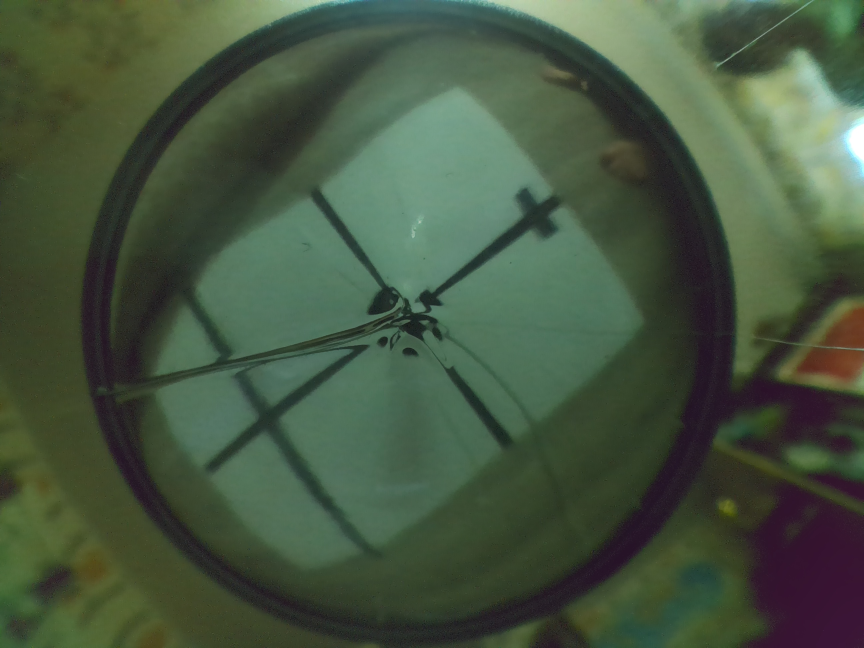
#> input picture Images/New1.jpg, 2592 x 1944 px (shown at 1/3 size); its folder holds only this picture in this run
$ python -i sector_analyzer.py   (imports and definitions only)
#> lines starting #> are read from the running program, lines starting #| are printed output that depends on the picture; after the words box and inside, x2 and y2 are one past the last pixel; in counts of white or black regions, pixels touching at a corner belong together
'''
Анализирует изображения 1.png, 2.png, 3.png, 4.png из папки Output и сохраняет данные в .json файл
'''

# =============================================================================
# DEBUG FLAG
# =============================================================================
DEBUG = True  # Set to False to disable debug output

import cv2
import numpy as np
import os
import json
import glob
import logging
from datetime import datetime

# --- Пороговые значения для настройки (в пикселях) ---
BLACK_AREA_FLOOR_THRESHOLD = 10000
BLACK_AREA_MIN_THRESHOLD = 10000
GREEN_AREA_THRESHOLD = 500


def log_debug(text: str):
    """Вывести debug текст если DEBUG=True."""
    if DEBUG:
        timestamp = datetime.now().strftime('%H:%M:%S.%f')[:-3]
        prefix = f"[ANALYZE_DEBUG][{timestamp}]"
        print(f"{prefix} {text}")
        logging.debug(f"{prefix} {text}")


# [9 lines left out: function save_debug_mask, not called in this run]


def analyze_image(image_path):
    """
    Анализирует одно изображение и возвращает словарь с результатами.

    Args:
        image_path: Путь к изображению

    Returns:
        dict: Результаты анализа или None если ошибка
    """
#> called with image_path = 'Images/New1.jpg'
    log_debug(f"Analyzing image: {image_path}")

    img = cv2.imread(image_path)
#> img is the input picture: shape (1944, 2592, 3); mean B, G, R 64.5, 86, 69.9
    if img is None:
        log_debug(f"Failed to load image: {image_path}")
        return None

    h, w = img.shape[:2]
    log_debug(f"Image loaded: {w}x{h}")

    hsv = cv2.cvtColor(img, cv2.COLOR_BGR2HSV)
#> hsv: shape (1944, 2592, 3); mean H, S, V 61.9, 82.1, 87.8
    gray_img = cv2.cvtColor(img, cv2.COLOR_BGR2GRAY)
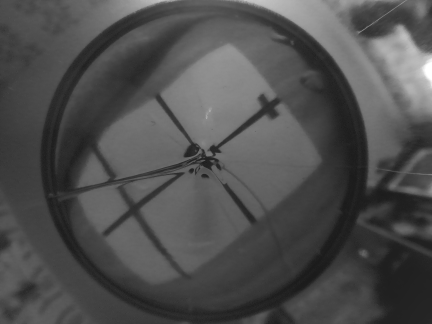
#> gray_img: shape (1944, 2592) (shown at 1/6 size); min 14, max 255, mean 78.8

    _, mask_black = cv2.threshold(gray_img, 80, 255, cv2.THRESH_BINARY_INV)
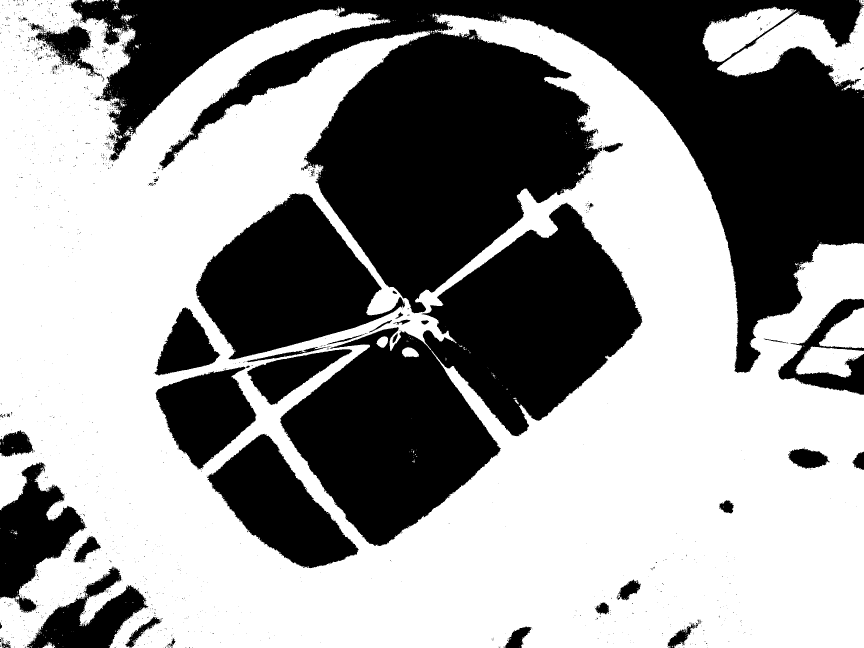
#> mask_black: shape (1944, 2592) (shown at 1/3 size); 58% white; 1894 black regions (1811 under 20 px), largest, box (x1, y1, x2, y2) and area: (213, 0, 2592, 1119) 1097167, (840, 608, 1927, 1638) 495340, (587, 579, 1215, 1078) 172141

    mask_blue = cv2.inRange(hsv, (90, 40, 40), (130, 255, 255))
#> mask_blue: shape (1944, 2592); 0.15% white; 74 white regions (58 under 20 px), largest, box (x1, y1, x2, y2) and area: (2518, 368, 2592, 548) 4003, (1032, 0, 1226, 22) 1962, (1295, 0, 1356, 10) 339
    mask_red1 = cv2.inRange(hsv, (0, 40, 40), (10, 255, 255))
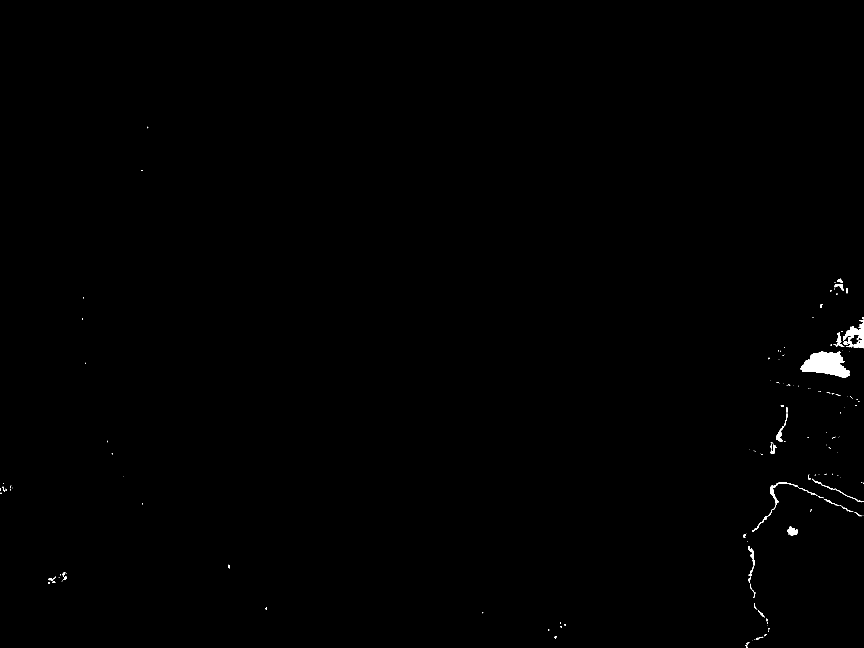
#> mask_red1: shape (1944, 2592) (shown at 1/3 size); 0.3% white; 173 white regions (123 under 20 px), largest, box (x1, y1, x2, y2) and area: (2400, 1054, 2550, 1133) 7206, (2530, 960, 2592, 1042) 1810, (2310, 1446, 2453, 1521) 744
    mask_red2 = cv2.inRange(hsv, (160, 40, 40), (180, 255, 255))
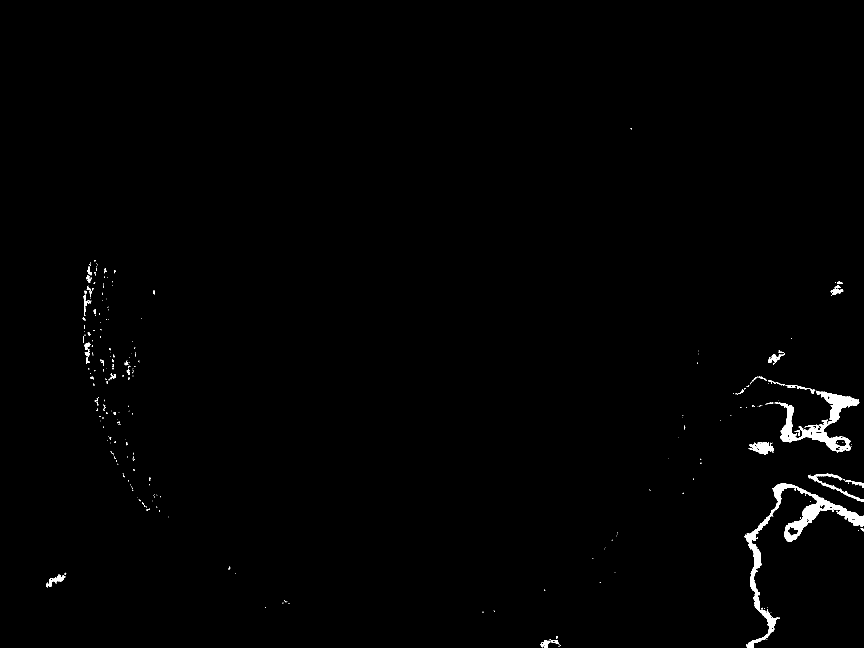
#> mask_red2: shape (1944, 2592) (shown at 1/3 size); 0.74% white; 374 white regions (314 under 20 px), largest, box (x1, y1, x2, y2) and area: (2234, 1450, 2592, 1944) 16418, (2324, 1172, 2578, 1358) 11581, (2426, 1421, 2592, 1504) 1535
    mask_red = cv2.bitwise_or(mask_red1, mask_red2)
#> mask_red: shape (1944, 2592); 1% white; 403 white regions (329 under 20 px), largest, box (x1, y1, x2, y2) and area: (2230, 1446, 2592, 1944) 19244, (2324, 1172, 2578, 1359) 12296, (2400, 1054, 2550, 1133) 7206

    # Суженный диапазон для зеленого (исключаем желтый)
    mask_green = cv2.inRange(hsv, (50, 130, 120), (100, 255, 255))
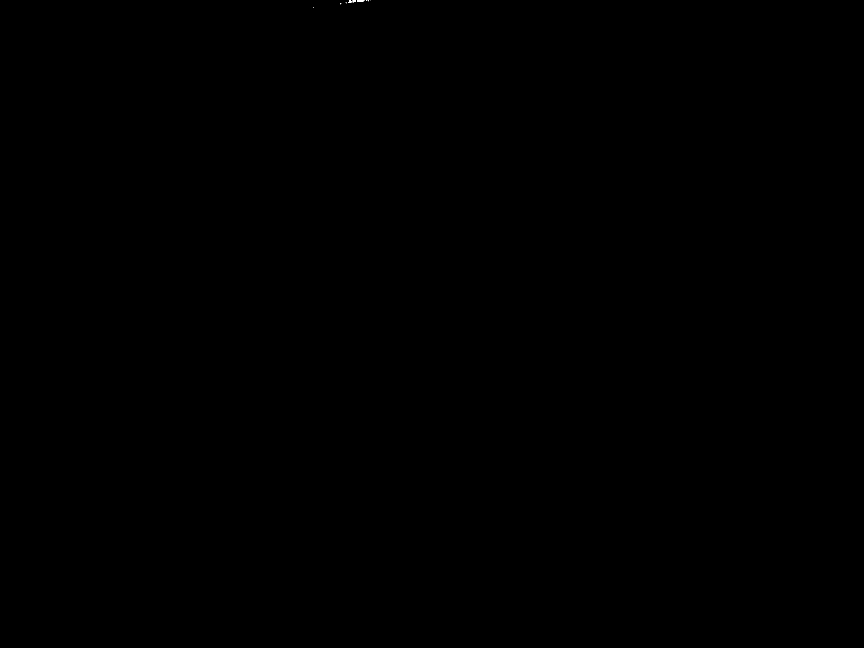
#> mask_green: shape (1944, 2592) (shown at 1/3 size); 0% white; 11 white regions (8 under 20 px), largest, box (x1, y1, x2, y2) and area: (1071, 0, 1094, 5) 95, (1044, 0, 1054, 9) 52, (1058, 0, 1068, 7) 44

    kernel = np.ones((3, 3), np.uint8)
    mask_black = cv2.morphologyEx(mask_black, cv2.MORPH_OPEN, kernel)
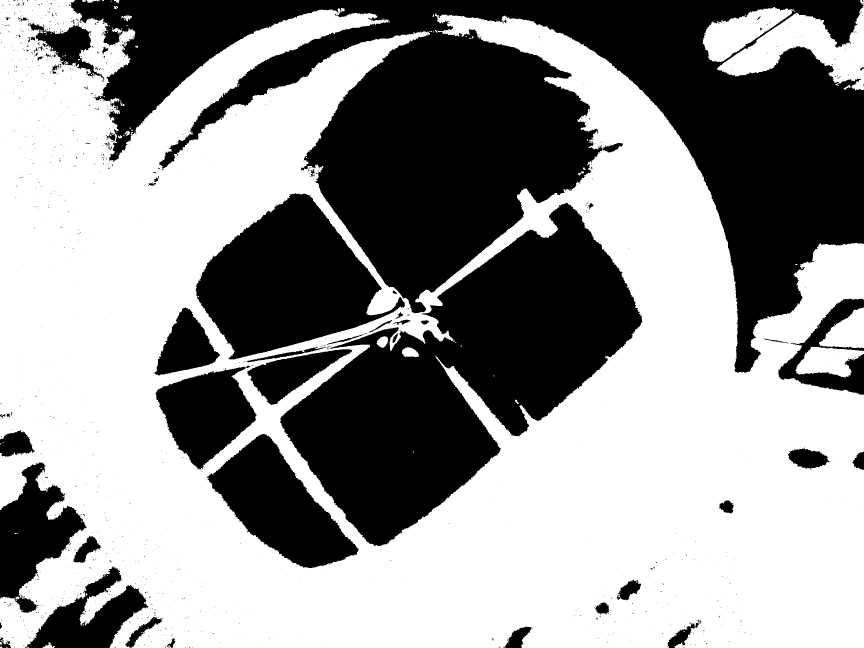
#> mask_black: shape (1944, 2592) (shown at 1/3 size); 57.7% white; 1209 black regions (1140 under 20 px), largest, box (x1, y1, x2, y2) and area: (208, 0, 2592, 1119) 1105352, (840, 608, 1927, 1638) 496365, (587, 579, 1215, 1078) 172444
    mask_blue = cv2.morphologyEx(mask_blue, cv2.MORPH_OPEN, kernel)
#> mask_blue: shape (1944, 2592); 0.13% white; 25 white regions (11 under 20 px), largest, box (x1, y1, x2, y2) and area: (2520, 383, 2592, 544) 3708, (1048, 0, 1189, 20) 1501, (1192, 0, 1226, 16) 318
    mask_red = cv2.morphologyEx(mask_red, cv2.MORPH_OPEN, kernel)
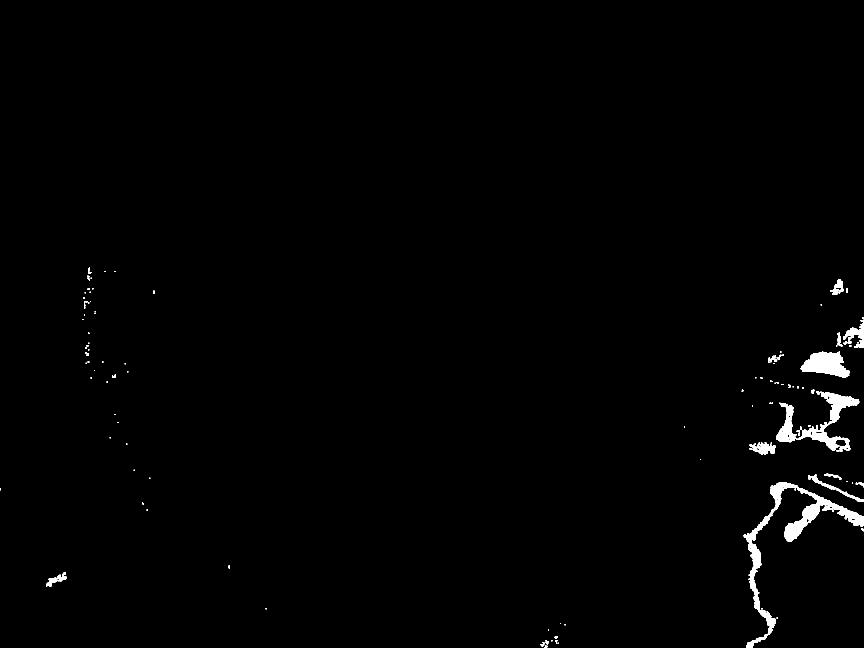
#> mask_red: shape (1944, 2592) (shown at 1/3 size); 0.95% white; 127 white regions (64 under 20 px), largest, box (x1, y1, x2, y2) and area: (2230, 1446, 2592, 1944) 18764, (2392, 1175, 2578, 1352) 8194, (2402, 1055, 2550, 1132) 7171
    mask_green = cv2.morphologyEx(mask_green, cv2.MORPH_OPEN, kernel)
#> mask_green: shape (1944, 2592); 0% white; 3 white regions

    # --- Черный ---
    black_area = cv2.countNonZero(mask_black)
#> black_area = 2908245
    if black_area > BLACK_AREA_FLOOR_THRESHOLD:
        black_status = "пол (много)"
    elif black_area < BLACK_AREA_MIN_THRESHOLD:
        black_status = "мало/нет"
    else:
        contours, _ = cv2.findContours(mask_black, cv2.RETR_EXTERNAL, cv2.CHAIN_APPROX_SIMPLE)
        is_line = False
        for cnt in contours:
            if cv2.contourArea(cnt) < 100:
                continue
            bw, bh = cv2.minAreaRect(cnt)[1]
            if bw > 0 and bh > 0 and max(bw, bh) / min(bw, bh) > 5:
                is_line = True
                break
        black_status = "линия" if is_line else "мало/нет"

    # --- Анализ фигур ---
    def analyze_shapes(mask):
        contours, _ = cv2.findContours(mask, cv2.RETR_EXTERNAL, cv2.CHAIN_APPROX_SIMPLE)
#> contours = 25 contours, 13 with area under 20; largest, box (x1, y1, x2, y2) and area: (2520, 383, 2592, 544) 3514, (1048, 0, 1189, 20) 1343, (1192, 0, 1226, 16) 272, (1296, 0, 1344, 10) 216, (1232, 0, 1256, 8) 126
        has_oval, has_rect = False, False

        for cnt in contours:
            area = cv2.contourArea(cnt)
            if area < 300:
                continue

            perimeter = cv2.arcLength(cnt, True)
            if perimeter == 0:
                continue

            circularity = 4 * np.pi * (area / (perimeter * perimeter))
            approx = cv2.approxPolyDP(cnt, 0.04 * perimeter, True)
            x, y, bw, bh = cv2.boundingRect(cnt)
            aspect = max(bw, bh) / min(bw, bh) if min(bw, bh) > 0 else 999

            if circularity > 0.6 and aspect < 2.5:
                has_oval = True

            if len(approx) == 4:
                hull_area = cv2.contourArea(cv2.convexHull(cnt))
                solidity = float(area) / hull_area if hull_area > 0 else 0
                if solidity > 0.8:
                    has_rect = True
#> this loop made 25 passes
#> area on passes 6, 8, 13, 15, 19, 21, 23, 24: 98, 39.5, 49.5, 45, 85.5, 216, 125.5, 271.5

        return has_oval, has_rect

    blue_oval, blue_rect = analyze_shapes(mask_blue)
#> blue_oval = False; blue_rect = False
    red_oval, red_rect = analyze_shapes(mask_red)
#> in analyze_shapes (call 2), `contours, _ = cv2.findContours(mask, cv2.RETR_EXTERNAL, cv2.CHAIN_APPR..`: contours = 127 contours, 87 with area under 20; largest, box (x1, y1, x2, y2) and area: (2230, 1446, 2592, 1944) 17764, (2392, 1175, 2578, 1352) 7846, (2402, 1055, 2550, 1132) 6949, (2330, 1208, 2390, 1327) 3224, (2248, 1327, 2328, 1364) 1520
#> the loop in analyze_shapes (call 2), `for cnt in contours:` made 127 passes
#> (area, perimeter, circularity, approx, x, y, bw, bh) on passes 18, 38: (726, 260, 0.135, [[197, 1718], [146, 1736], [138, 1758], [197, 1737]], 138, 1718, 62, 42), (1519.5, 386.4, 0.128, [[2327, 1338], [2276, 1328], [2248, 1347], [2297, 1363]], 2248, 1327, 80, 37)
#> red_oval = False; red_rect = True

    # --- Красная линия ---
    red_line = False
    contours_red, _ = cv2.findContours(mask_red, cv2.RETR_EXTERNAL, cv2.CHAIN_APPROX_SIMPLE)
#> contours_red has the same summary as contours in analyze_shapes
    for cnt in contours_red:
        if cv2.contourArea(cnt) >= 300:
            bw, bh = cv2.minAreaRect(cnt)[1]
            if min(bw, bh) > 0 and max(bw, bh) / min(bw, bh) > 5:
                red_line = True
                break
#> this loop made 31 passes
#> (bw, bh, red_line) on pass 31: (22.14, 183.8, True)

    # --- Зеленый (только площадь) ---
    green_area = cv2.countNonZero(mask_green)
#> green_area = 167

    return {
        "black_status": black_status,
        "black_area_px": black_area,

        "has_blue_oval": blue_oval,
        "has_blue_rectangle": blue_rect,
        "blue_area_px": cv2.countNonZero(mask_blue),

        "has_red_oval": red_oval,
        "has_red_rectangle": red_rect,
        "has_red_line": red_line,
        "red_area_px": cv2.countNonZero(mask_red),

        "has_green": green_area > GREEN_AREA_THRESHOLD,
        "green_area_px": green_area,
        "mask_green": mask_green
    }

# [57 lines left out: function analyze_directory, not called in this run]

def main():
    """Основная функция для запуска из командной строки"""
    analyze_directory(output_dir="Output", save_masks=True)

# [2 lines not run here, left out]

>>> result = analyze_image('Images/New1.jpg')
#> result = 12 items

$ run again, on Images/TESTING_IMAGE.jpg
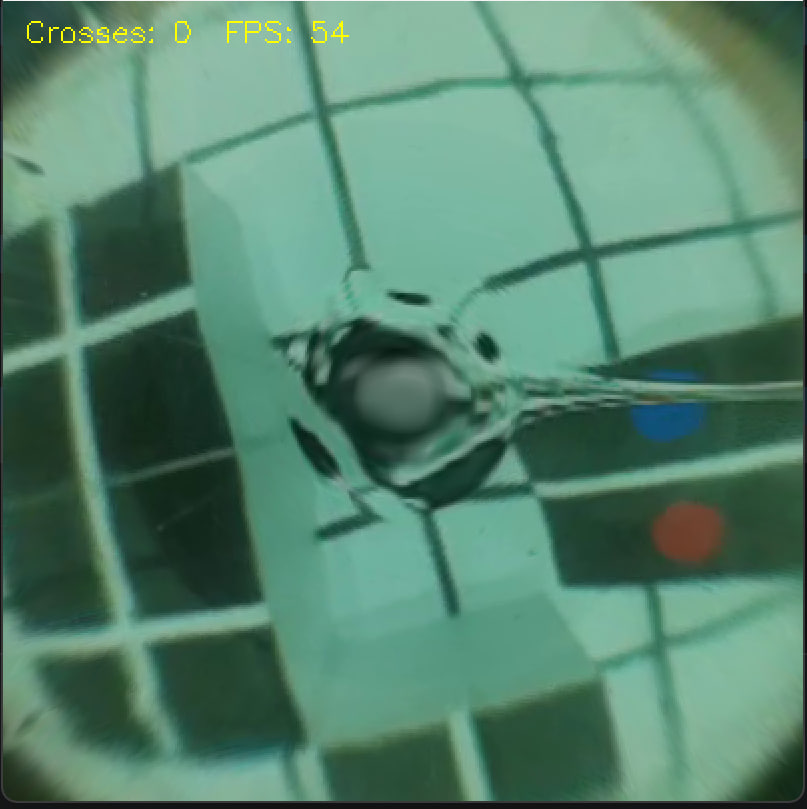
#> input picture Images/TESTING_IMAGE.jpg, 807 x 809 px
#> in analyze_image, img is the input picture: shape (809, 807, 3); mean B, G, R 110.6, 132.3, 87
#> hsv: shape (809, 807, 3); mean H, S, V 74.8, 95.5, 132.7
#> in analyze_image, `gray_img = cv2.cvtColor(img, cv2.COLOR_BGR2GRAY)`:
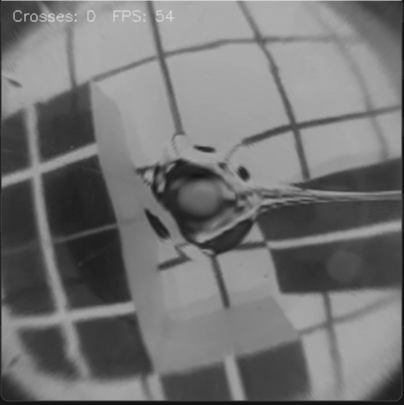
#> gray_img: shape (809, 807) (shown at 1/2 size); min 8, max 253, mean 116.3
#> mask_red1: shape (809, 807); 0.33% white; 10 white regions (9 under 20 px), largest, box (x1, y1, x2, y2) and area: (658, 508, 716, 558) 2096
#> mask_red2: shape (809, 807); 0% white in thin lines or dots, all inside (x1, y1, x2, y2) = (1, 223, 2, 529)
#> in analyze_image, `mask_black = cv2.morphologyEx(mask_black, cv2.MORPH_OPEN, kernel)`:
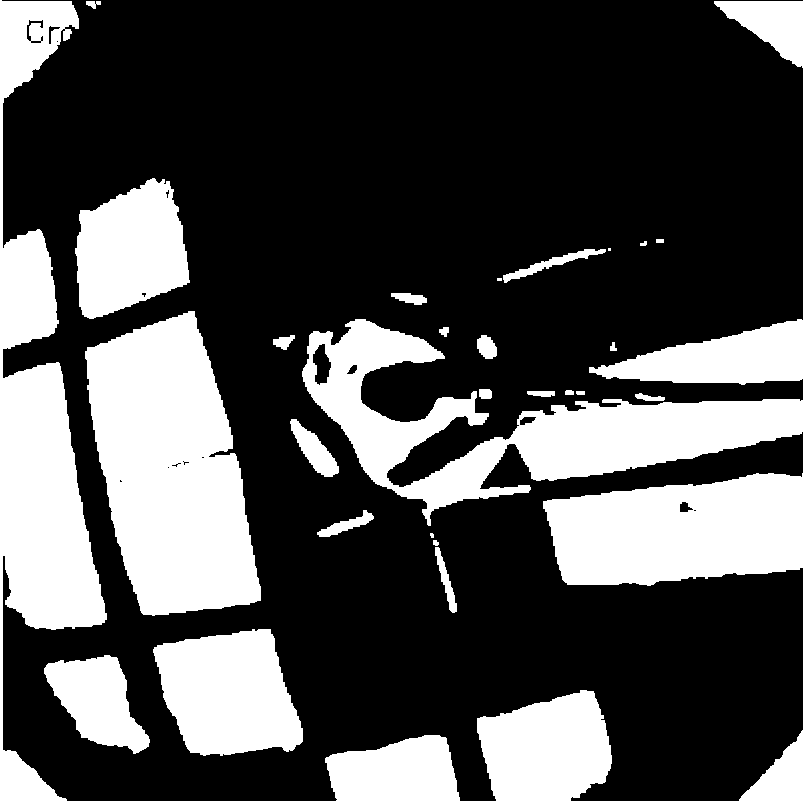
#> mask_black: shape (809, 807); 31.3% white; 26 white regions (3 under 20 px), largest, box (x1, y1, x2, y2) and area: (0, 0, 807, 809) 131378, (85, 311, 261, 616) 36702, (153, 629, 303, 756) 14117
#> black_area = 204316
#> contours = 19 contours, 11 with area under 20; largest, box (x1, y1, x2, y2) and area: (630, 402, 707, 443) 2379, (647, 369, 703, 381) 492, (803, 122, 807, 154) 88, (803, 8, 807, 44) 88, (803, 400, 807, 424) 50, (0, 400, 3, 421) 40, (804, 256, 807, 272) 30, (804, 244, 807, 255) 20
#> the loop in analyze_shapes, `for cnt in contours:` made 19 passes
#> (area, perimeter, circularity, approx, x, y, bw, bh) on pass 6: (492.5, 125.6, 0.393, [[647, 372], [656, 379], [702, 380], [687, 370]], 647, 369, 56, 12)
#> blue_oval = True
#> contours = 2 contours, 1 with area under 20; largest, box (x1, y1, x2, y2) and area: (658, 509, 715, 557) 1914
#> the loop in analyze_shapes (call 2), `for cnt in contours:` made 2 passes
#> (area, perimeter, circularity, approx, x, y, bw, bh) on pass 2: (1914.5, 237.3, 0.427, [[672, 509], [660, 549], [705, 553], [712, 511]], 658, 509, 57, 48)
#> red_oval = False; red_rect = True
#> contours_red has the same summary as contours in analyze_shapes
#> the loop in analyze_image, `for cnt in contours_red:` made 2 passes
#> (bw, bh) on pass 2: (48, 54.65)
#> green_area = 532
#> result = 12 items
